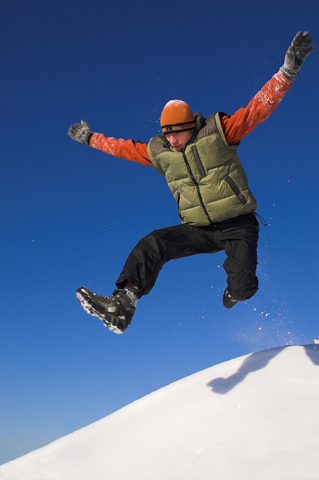
%> input picture Task 3/jump.jpg, 319 x 480 px
$ octave task3.m   (GNU Octave 9; MATLAB toolbox functions it lacks are replaced by stand-ins)
%> lines starting %> are read from the running program, lines starting %| are printed output that depends on the picture; in (x1, y1, x2, y2) boxes, pixels count from 0 and x2, y2 are one past the last pixel; in counts of white or black regions, pixels touching at a corner belong together; the program's own positions count from 1
### Task 3/ExtractMan.m
function [man] = ExtractMan(Image1)
%> called with Image1 = 'jump.jpg'

%show image
Ima=imread(Image1);
%> Ima is the input picture: size 480x319x3 uint8; mean R, G, B 84.4, 109.6, 151.2
figure,imshow(Ima);

[h, w, c] = size(Ima);
%> h = 480; w = 319; c = 3
s = zeros(h,w,c);
for i=1:h
    for j = 1:w
        if Ima(i,j,1) > 10 && (Ima(i,j,1)+10) > (Ima(i,j,2)) && (Ima(i,j,2)+15) > (Ima(i,j,3))
            s(i,j,:) =0;
        else
            s(i,j,:)=Ima(i,j,:);
        end
    end
end
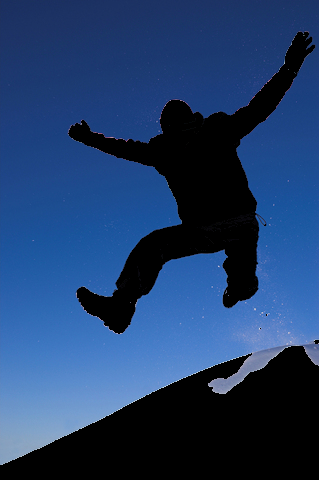
%> s: size 480x319x3 double; mean R, G, B 32, 60.8, 104.8
 %figure, imshow(uint8(s));
for i=1:h
    for j = 1:w
        if s(i,j,:)==0
            s(i,j,:) =255;
        else
            s(i,j,:)=0;
        end
    end
end
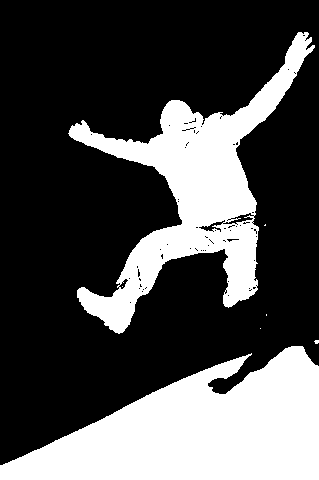
%> s: size 480x319x3 double; 30.4% white; 7 white regions (5 under 20 px), largest, box (x1, y1, x2, y2) and area: (0, 346, 319, 480) 25978, (68, 32, 315, 334) 20579

 figure, imshow((s));
 s=rgb2gray(s);

    s=imgaussfilt(s,2);
%s=medfilt2(s);

 figure, imshow(im2uint8(s));

% ima2= im2bw(s,graythresh(s));
% figure, imshow(ima2);
%egge dei
 ima3=edge(s,'canny',0.92);
%> ima3: size 480x319 logical; 1.3% white in thin lines or dots, all inside (x1, y1, x2, y2) = (1, 32, 318, 465)
 ima3=imdilate(ima3,ones(5,5));
%> ima3: size 480x319 logical; 7.1% white; 2 white regions, box (x1, y1, x2, y2) and area: (67, 30, 317, 336) 7949, (0, 344, 319, 467) 2998
 ima3=~ima3;
 figure,imshow(ima3,[]);


[L, num] = bwlabel(ima3);
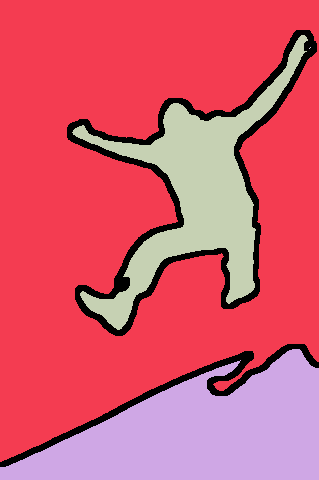
%> L: size 480x319 double; 5 distinct labels, from 0 to 4; one colour per label, 0 black
%> num = 4
RGB = label2rgb(L);
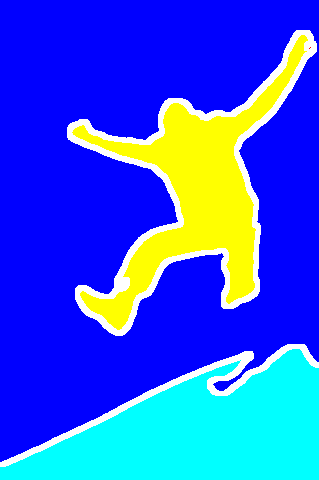
%> RGB: size 480x319x3 uint8; mean R, G, B 46.6, 87.4, 226.6
figure,imshow(RGB);

[h, w, ~] = size(s);
smallRatio = h*w*0.002;
%> smallRatio = 306.2
for i=1:num
     %i=2;
    x = uint8(L==i);
    f = sum(sum(x==1));
    if(f < smallRatio)
        continue;
    end
    d = zeros(size(Ima));
    d(:,:,1) = uint8(x).*Ima(:,:,1);
    d(:,:,2) = uint8(x).*Ima(:,:,2);
    d(:,:,3) = uint8(x).*Ima(:,:,3);
%disp(i);
    if(i==3)
        man=uint8(d);
        %figure,imshow(uint8(d));
    end
end
%> this loop made 4 passes
%> f on passes 1 to 4: 100647, 24502, 17022, 2
%> pass 1, in ExtractMan, `x = uint8(L==i);`:
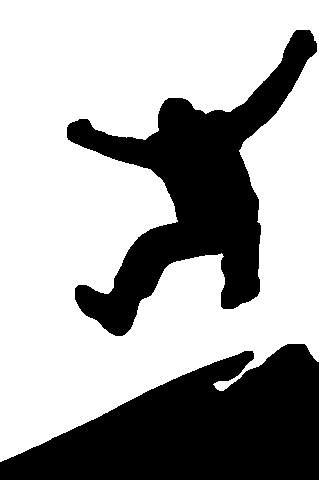
%> x: size 480x319 uint8; values 0 (black) and 1 (white), 65.7% white; 2 black regions, box (x1, y1, x2, y2) and area: (0, 344, 319, 480) 27500, (67, 30, 317, 336) 24973
figure,imshow(man);


end

### Task 3/AddMan.m
function [out] = AddMan(man ,bigima )
%> called with bigima = 'jump2.jpg'
out=imread(bigima);
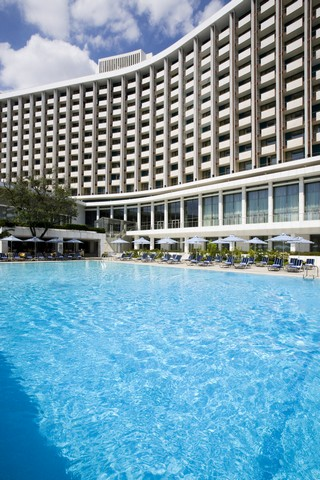
%> input picture Task 3/jump2.jpg, 320 x 480 px
%> out is the input picture: size 480x320x3 uint8; mean R, G, B 117.2, 155.9, 173.4
figure,imshow(out);
%[h2, w2, c2] = size(Ima);
[h, w, c] = size(man);
for i=1:h
    for j = 1:w
        if man(i,j,:)==0
            out(i,j,:) =out(i,j,:);
        else
            out(i,j,:)=man(i,j,:);
        end
    end
end
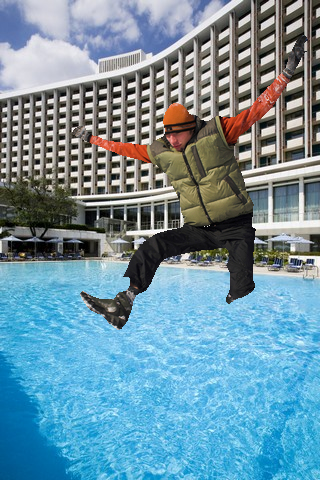
%> out: size 480x320x3 uint8; 11.08% of pixels changed, all inside (x1, y1, x2, y2) = (72, 35, 308, 330)
%figure,imshow(out);
end

### Task 3/task3.m
% [68 lines of commented-out code are left out]

man=ExtractMan('jump.jpg');
out=AddMan(man,'jump2.jpg');
figure,imshow(out);
